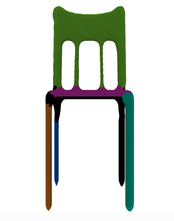
#> input picture src/seg3d/ablation_studies/residual_completion_ablation/chair_no_residual.png, 174 x 221 px, shrunk from 366 x 465 before the run
$ jupyter execute --allow-errors ablations_plots.ipynb
#> lines starting #> are read from the running program, lines starting #| are printed output that depends on the picture
[cell 1]
from pathlib import Path

import numpy as np
import pandas as pd
import matplotlib.pyplot as plt

# Memory ablation plots (from CSV logs, no inference)
ABLATION_ROOT = Path("/home/mengnan/seg3d/src/seg3d/ablation_studies/memory_ablation")
LOG_DIR = ABLATION_ROOT / "logging"
FIG_DIR = ABLATION_ROOT / "figures"

summary_csv = LOG_DIR / "ablation_memory_summary.csv"
per_view_csv = LOG_DIR / "ablation_memory_per_view.csv"

df_summary = pd.read_csv(summary_csv)
#> (reads src/seg3d/ablation_studies/memory_ablation/logging/ablation_memory_summary.csv from the repository)
df_summary = df_summary.sort_values("Mean IoU", ascending=False)
df_summary

[cell 2]
import numpy as np
import pandas as pd
import seaborn as sns
import matplotlib.pyplot as plt

# Seaborn-style bar plot (matches ablation_memory.ipynb style), including Dual models
palette = {
    "Original": "#1f77b4",   # classic matplotlib blue
    "Geo-aware": "#ff7f0e", # classic matplotlib orange
}

def _row_to_groups(model_name: str):
    if model_name.startswith("Orig mem + "):
        memory = "Original"
        modality = model_name.split("+")[-1].strip()  # Normal / Point / Matte
    elif model_name.startswith("Geo-aware mem + "):
        memory = "Geo-aware"
        modality = model_name.split("+")[-1].strip()  # Normal / Point / Matte
    elif model_name.startswith("Dual "):
        modality = "Dual"
        memory = "Original" if " + Orig mem" in model_name else "Geo-aware"
    else:
        # fallback
        modality = "Other"
        memory = "Geo-aware" if "Geo-aware" in model_name else "Original"
    return memory, modality

records = []
for _, r in df_summary.iterrows():
    mem, mod = _row_to_groups(str(r["Model"]))
    records.append(
        {
            "Memory": mem,
            "Modality": mod,
            "Mean IoU": float(r["Mean IoU"]),
            "Mean Dice": float(r["Mean Dice"]),
        }
    )

df = pd.DataFrame(records)
df_long = df.melt(
    id_vars=["Memory", "Modality"],
    value_vars=["Mean IoU", "Mean Dice"],
    var_name="Metric",
    value_name="Score (%)",
)

sns.set(style="whitegrid", font_scale=1.1)

order = ["Normal", "Point", "Matte", "Dual"]

g = sns.catplot(
    data=df_long,
    kind="bar",
    x="Modality",
    y="Score (%)",
    hue="Memory",
    col="Metric",
    order=order,
    hue_order=["Original", "Geo-aware"],
    col_order=["Mean IoU", "Mean Dice"],
    palette=palette,
    dodge=True,
    height=4,
    aspect=1.1,
)

g.set_axis_labels("Modality", "Score (%)")
g.set_titles("{col_name}")

g._legend.set_title("Memory type")
plt.subplots_adjust(top=0.8)
g.fig.suptitle("Original vs Geo-aware Memory Across Modalities (incl. Dual)")

FIG_DIR.mkdir(parents=True, exist_ok=True)
out_path = FIG_DIR / "ablation_memory_metrics.png"
g.fig.savefig(out_path, dpi=150, bbox_inches="tight")
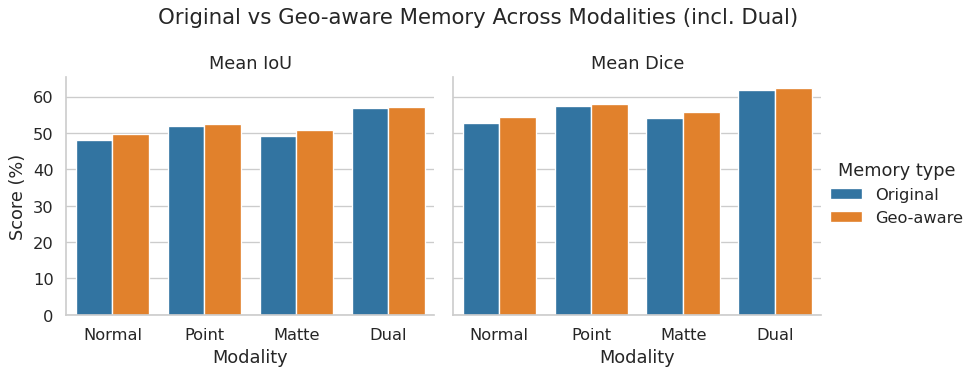
#> figure drawn by matplotlib, 2 panels; panel 1: tallest bar 56.74 high, from x = 2.6 to 3; panel 1: tallest bar 57.17 high, from x = 3 to 3.4
print("Saved", out_path)

plt.show()

[cell 3]
# Per-view IoU curves (2x2): compare Baseline vs Geo-aware per modality/setting
import numpy as np


df_pv = pd.read_csv(per_view_csv)
#> (reads src/seg3d/ablation_studies/memory_ablation/logging/ablation_memory_per_view.csv from the repository)

palette = {
    "Baseline": "#1f77b4",   # blue
    "Geo-aware": "#ff7f0e",  # orange
}

# Map each subplot to its two model names in the CSV
pairs = {
    "Normal": {
        "Baseline": "Orig mem + Normal",
        "Geo-aware": "Geo-aware mem + Normal",
    },
    "Point": {
        "Baseline": "Orig mem + Point",
        "Geo-aware": "Geo-aware mem + Point",
    },
    "Matte": {
        "Baseline": "Orig mem + Matte",
        "Geo-aware": "Geo-aware mem + Matte",
    },
    "Dual modality": {
        "Baseline": "Dual (Normal+Point) + Orig mem",
        "Geo-aware": "Dual (Normal+Point) + Geo-aware mem",
    },
}

fig, axes = plt.subplots(2, 2, figsize=(12, 7), sharex=True, sharey=True)
axes = axes.flatten()

for ax, (title, model_map) in zip(axes, pairs.items()):
    for mem_type in ["Baseline", "Geo-aware"]:
        model_name = model_map[mem_type]
        d = df_pv[df_pv["Model"] == model_name].sort_values("View")
        if d.empty:
            continue
        color = palette[mem_type]
        ax.plot(
            d["View"].values,
            d["Mean IoU"].values,
            label=mem_type,
            linewidth=2,
            color=color,
        )
        # light std shading for readability
        ax.fill_between(
            d["View"].values,
            d["Mean IoU"].values - d["Std IoU"].values,
            d["Mean IoU"].values + d["Std IoU"].values,
            alpha=0.15,
            color=color,
        )

    ax.set_title(title, fontweight="bold")
    ax.grid(alpha=0.3)

# Shared labels
for ax in axes[2:]:
    ax.set_xlabel("View index")
for ax in (axes[0], axes[2]):
    ax.set_ylabel("Mean IoU (%)")

# One legend for the whole figure
handles, labels = axes[0].get_legend_handles_labels()
if handles:
    fig.legend(handles, labels, loc="upper center", ncol=2, frameon=True)

# x limits
if not df_pv.empty:
    for ax in axes:
        ax.set_xlim(0, int(df_pv["View"].max()))

plt.tight_layout(rect=(0, 0, 1, 0.92))
out_pv = FIG_DIR / "ablation_memory_per_view_iou.png"
plt.savefig(out_pv, dpi=150, bbox_inches="tight")
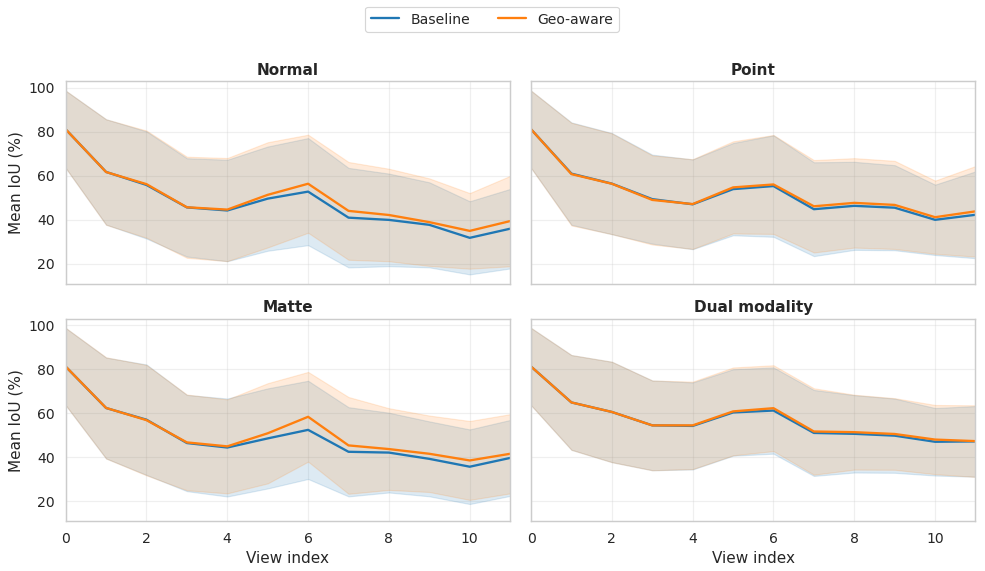
#> figure drawn by matplotlib, 4 panels; panel 3: curve peaks at x = 0, y = 81.04; panel 3: curve peaks at x = 0, y = 81.05
print("Saved", out_pv)
plt.show()
plt.close(fig)

[cell 4]
# Modality ablation bar plot: one figure, IoU & Dice as two colored bars per modality
from pathlib import Path

MOD_ROOT = Path("/home/mengnan/seg3d/src/seg3d/ablation_studies/modality_ablation")
MOD_LOG_DIR = MOD_ROOT / "logging"
MOD_FIG_DIR = MOD_ROOT / "figures"
mod_summary_csv = MOD_LOG_DIR / "ablation_modality_summary.csv"

mod_df_summary = pd.read_csv(mod_summary_csv)  # values already in percent
#> (reads src/seg3d/ablation_studies/modality_ablation/logging/ablation_modality_summary.csv from the repository)

# Map model names to modality labels used on x-axis
#  - Geo-aware mem + Normal -> Normal
#  - Geo-aware mem + Point  -> Point
#  - Geo-aware mem + Matte  -> Matte
#  - Finetuned Multimodal (MM + Geo-aware mem) -> Dual

def _modality_label(model_name: str) -> str:
    if model_name.startswith("Geo-aware mem + "):
        return model_name.split("+")[-1].strip()  # Normal / Point / Matte
    if model_name.startswith("Finetuned Multimodal"):
        return "Dual Modality"
    return "Other"

records_mod = []
for _, r in mod_df_summary.iterrows():
    mod = _modality_label(str(r["Model"]))
    records_mod.append(
        {
            "Modality": mod,
            "Mean IoU": float(r["Mean IoU"]),
            "Mean Dice": float(r["Mean Dice"]),
        }
    )

mod_df = pd.DataFrame(records_mod)
mod_df_long = mod_df.melt(
    id_vars=["Modality"],
    value_vars=["Mean IoU", "Mean Dice"],
    var_name="Metric",
    value_name="Score (%)",
)

sns.set(style="whitegrid", font_scale=1.1)

order = ["Normal", "Point", "Matte", "Dual Modality"]
metric_palette = {
    "Mean IoU": "#1f77b4",   # blue
    "Mean Dice": "#d62728",  # red
}

plt.figure(figsize=(6, 4))
ax = sns.barplot(
    data=mod_df_long,
    x="Modality",
    y="Score (%)",
    hue="Metric",
    order=order,
    hue_order=["Mean IoU", "Mean Dice"],
    palette=metric_palette,
)

ax.set_xlabel("Modality")
ax.set_ylabel("Score (%)")
#ax.set_title("Modality ablation: IoU & Dice per modality (Geo-aware mem)")
ax.grid(axis="y", alpha=0.3)

# Make tick labels smaller to avoid overlap
ax.tick_params(axis="x", labelsize=10)
ax.tick_params(axis="y", labelsize=10)

# Move legend outside so it doesn't overlay bars, and shorten labels
a_handles, a_labels = ax.get_legend_handles_labels()
if a_handles:
    ax.legend(
        a_handles,
        ["IoU", "Dice"],
        title="Metric",
        loc="center left",
        bbox_to_anchor=(1.02, 0.5),
        frameon=True,
    )

plt.tight_layout(rect=(0, 0, 0.9, 1))
MOD_FIG_DIR.mkdir(parents=True, exist_ok=True)
mod_out_path = MOD_FIG_DIR / "ablation_modality_metrics.png"
plt.savefig(mod_out_path, dpi=150, bbox_inches="tight")
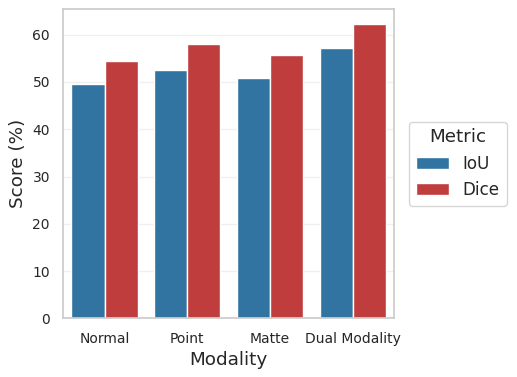
#> figure drawn by matplotlib, 1 panel; tallest bar 57.17 high, from x = 2.6 to 3; tallest bar 62.36 high, from x = 3 to 3.4
print("Saved", mod_out_path)
plt.show()

[cell 5]
from pathlib import Path
import matplotlib.pyplot as plt
import matplotlib.image as mpimg

# 1) Set base_dir
try:
    base_dir = Path('/home/mengnan/seg3d/residual_completion_ablation')  # noqa: F821
except NameError:
    base_dir = Path("/home/mengnan/seg3d/PUT_YOUR_RESIDUAL_COMPLETION_PNG_DIR_HERE")
    print("Variable `residual_completion_ablation` not defined.")
    print("Set `base_dir` to your directory containing the 4 pngs, then re-run.")

# 2) Collect pngs
pngs = sorted(base_dir.glob("*.png"))
if not pngs:
    raise FileNotFoundError(f"No .png found in: {base_dir}")

print("Found pngs:")
for p in pngs:
    print(" -", p.name)

def norm(s: str) -> str:
    return s.lower()

def has_any(name: str, keys: list[str]) -> bool:
    n = norm(name)
    return any(k in n for k in keys)

def is_chair(name: str) -> bool:
    return has_any(name, ["chair", "chairs", "chair_"])

def is_lamp(name: str) -> bool:
    return has_any(name, ["lamp", "lamps", "lamp_"])

def is_without(name: str) -> bool:
    return has_any(name, ["without", "disabled", "no_residual", "noresidual", "no-completion", "no_completion"])

def is_with(name: str) -> bool:
    # "with residual completion" sometimes has "enabled" or explicit "residual"
    return has_any(name, ["with", "enabled", "residual", "completion", "residual_completion"])

def pick_png(row_kind: str, col_kind: str):
    # row_kind: "chair" or "lamp"
    # col_kind: "with" or "without"
#> called with row_kind = 'chair', col_kind = 'with'
    candidates = []
    for p in pngs:
        name = p.name
        if row_kind == "chair" and not is_chair(name):
            continue
        if row_kind == "lamp" and not is_lamp(name):
            continue
        if col_kind == "with" and not is_with(name):
            continue
        if col_kind == "without" and not is_without(name):
            continue
        candidates.append(p)
#> further down, img is the input picture: shape (221, 174, 4) float32; mean R, G, B, A 0.856, 0.873, 0.849, 1

    # If strict match fails, fall back to looser matching
    if not candidates:
        for p in pngs:
            name = p.name
            if row_kind == "chair" and not is_chair(name):
                continue
            if row_kind == "lamp" and not is_lamp(name):
                continue
            candidates.append(p)

    if not candidates:
        raise FileNotFoundError(
            f"Could not find pngs for row={row_kind}, col={col_kind} in {base_dir}.\n"
            f"Available: {[p.name for p in pngs]}"
        )

    return sorted(candidates)[0]

# 3) Plot 2x2 grid: cols=with/without, rows=Chair/Lamp
fig, axes = plt.subplots(2, 2, figsize=(12, 10))

col_titles = ["With residual completion", "Without residual completion"]
row_titles = ["Chair", "Lamp"]

# (row, col) -> (row_kind, col_kind)
cell_map = {
    (0, 0): ("chair", "with"),
    (1, 0): ("lamp", "with"),
    (0, 1): ("chair", "without"),
    (1, 1): ("lamp", "without"),
}

#> (the rest of this cell did not finish here and is left out)
